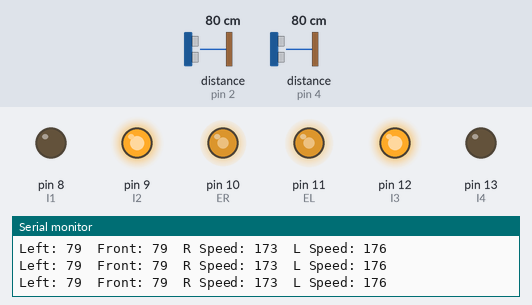
Simulated run of this sketch. Board: Arduino Uno, built with avr-gcc and run on an emulated ATmega328P. Parts: output pins drawn as LEDs (lit = HIGH), the last lines printed to the serial monitor. Wiring (inferred from the names in the program): 2 × ultrasonic range finder: trigger pin 3, echo pin 2 / trigger pin 5, echo pin 4. Dashed ring = blinking. Inputs (shaded band) come from the test bench; at power-on: distance to the obstacle (sensors on pin 2, pin 4) 80 cm. The echo pulse lasts 58.3 µs per cm; pins used as bus, display or sensor lines are not drawn.

Above: at 1.2 s.
1.3 s: distance to the obstacle (sensor on pin 2) set to 120 cm
At 1.89 s:
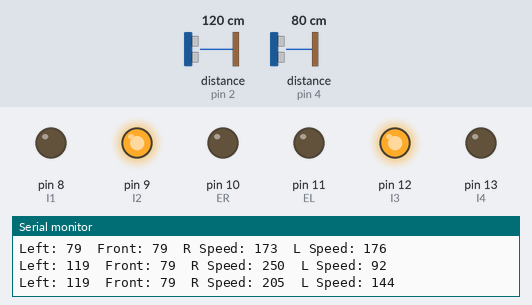
4.3 s: distance to the obstacle (sensor on pin 2) set to 2 cm
At 5.4 s:
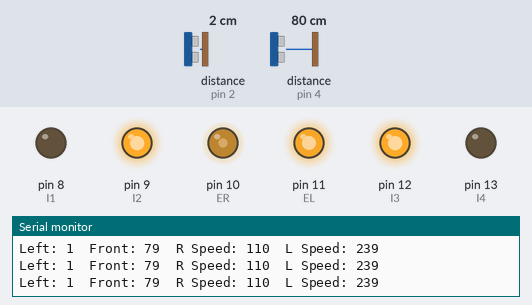
7.3 s: distance to the obstacle (sensor on pin 2) set to 18 cm
10.3 s: distance to the obstacle (sensor on pin 2) set to 250 cm
16.3 s: distance to the obstacle (sensor on pin 2) set to 299 cm
At 16.62 s:
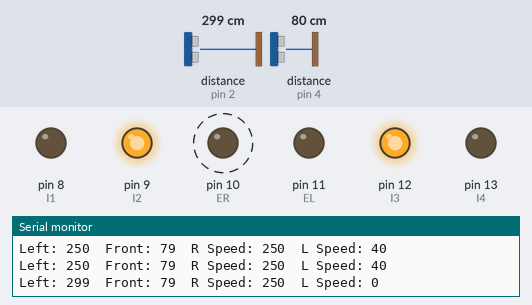
Timing chart, 0 to 20.3 s (numbered marks = the images above; inputs shaded):
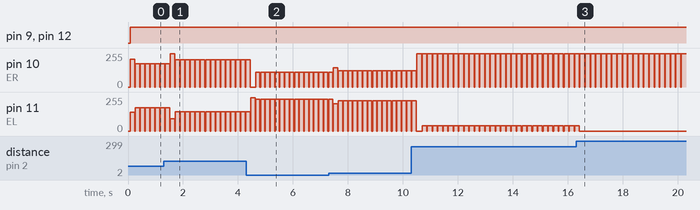

Measured:
- after the input at 16.3 s, pin 11 (EL): goes on until 16.4 s, then stays 0/255
- by itself, pin 10 (ER): repeats every 0.19 s: 0/255 0.02 s, 250/255 0.17 s

The sketch:

PID_Front.ino
```cpp
#define ER 10  // Enable Pin for motor 1
#define EL 11  // Enable Pin for motor 2

#define I1 8  // Control pin 1 for motor 1
#define I2 9  // Control pin 2 for motor 1
#define I3 12  // Control pin 1 for motor 2
#define I4 13  // Control pin 2 for motor 2

// Define echo and trigger pins for sensors

//Left Sensor
#define echoPinL 2
#define trigPinL 3

//Front Sensor
#define echoPinF 4
#define trigPinF 5

int maximumRange = 350; // Maximum range needed
int minimumRange = 0; // Minimum range needed
long duration, distance; // Duration used to calculate distance

//int leftmotorpmw = 220;
//int rightmotorpmw = 160;

//initialising PID stuff
float Kp = 0.8; //~0.7 - 1 seems to work on smoother surfaces
float Ki = 0.002;
float Kd = 1.3;

int vNomR = 150;
int vNomL = 200;
int dNom = 50;
int v1, v2;

float integral = 0;
float derivative = 0;
float last_error = 0;
float error = 0;

float threshold = 20;

void setup() {

    Serial.begin (9600);

    pinMode(ER, OUTPUT);
    pinMode(EL, OUTPUT);

    pinMode(I1, OUTPUT);
    pinMode(I2, OUTPUT);
    pinMode(I3, OUTPUT);
    pinMode(I4, OUTPUT);

    pinMode(trigPinL, OUTPUT);
    pinMode(trigPinF, OUTPUT);

    pinMode(echoPinL, INPUT);
    pinMode(echoPinF, INPUT);
}

void loop() {

    //Get distances from each sensor
    long distanceL = getDistance(trigPinL, echoPinL);
    long distanceF = getDistance(trigPinF, echoPinF);
    delay(50);

    digitalWrite(ER, LOW);
    digitalWrite(EL, LOW);
    delay(20);

    //low high high low makes motors go forward
    //high low low high makes motors go backward

    // following wall, move forward if less than 50cm away from wall

    error = distanceL - dNom;

    if(abs(error) < threshold){
      integral = integral + error;
    }
    else{
      integral=0;
    }

    derivative = error - last_error;
    last_error = error;

    v1 = vNomR + Kp*error + derivative*Kd + integral * Ki;
    v2 = vNomL - Kp*error - derivative*Kd - integral * Ki;

    //The front sensor takes control if about to crash and nothing is close to left sensor
    if (distanceF < 50){
      //v1 = 0;
      //v2 = 250;
    }

    if(v1 > 250) v1 = 250;
    if(v2 > 250) v2 = 250;
    if(v1 < 0) v1 = 0;
    if(v2 < 0) v2 = 0;

    Serial.print("Left: ");
    Serial.print(distanceL);
    Serial.print("\tFront: ");
    Serial.print(distanceF);
    Serial.print("\tR Speed: ");
    Serial.print(v1);
    Serial.print("\tL Speed: ");
    Serial.print(v2);
    Serial.println("");


    analogWrite(ER, v1); // Run slow speed (range 0 - 255, where 255 is max speed)
    analogWrite(EL, v2);

    digitalWrite(I1, LOW); //high low high low sets direction -> forwards?
    digitalWrite(I2, HIGH);
    digitalWrite(I3, HIGH);
    digitalWrite(I4, LOW);

    delay(100);
}

long getDistance (int trigPin, int echoPin){

    //The following trigPinL/echoPinL cycle is used to determine the distance of the nearest object by bouncing soundwaves off of it.
    digitalWrite(trigPin, LOW);
    delayMicroseconds(2);
    digitalWrite(trigPin, HIGH);
    delayMicroseconds(10);
    digitalWrite(trigPin, LOW);
    long duration = pulseIn(echoPin, HIGH);

    //Calculate the distance (in cm) based on the speed of sound.
    long distance = duration/58.2;

    return distance;
}
```
